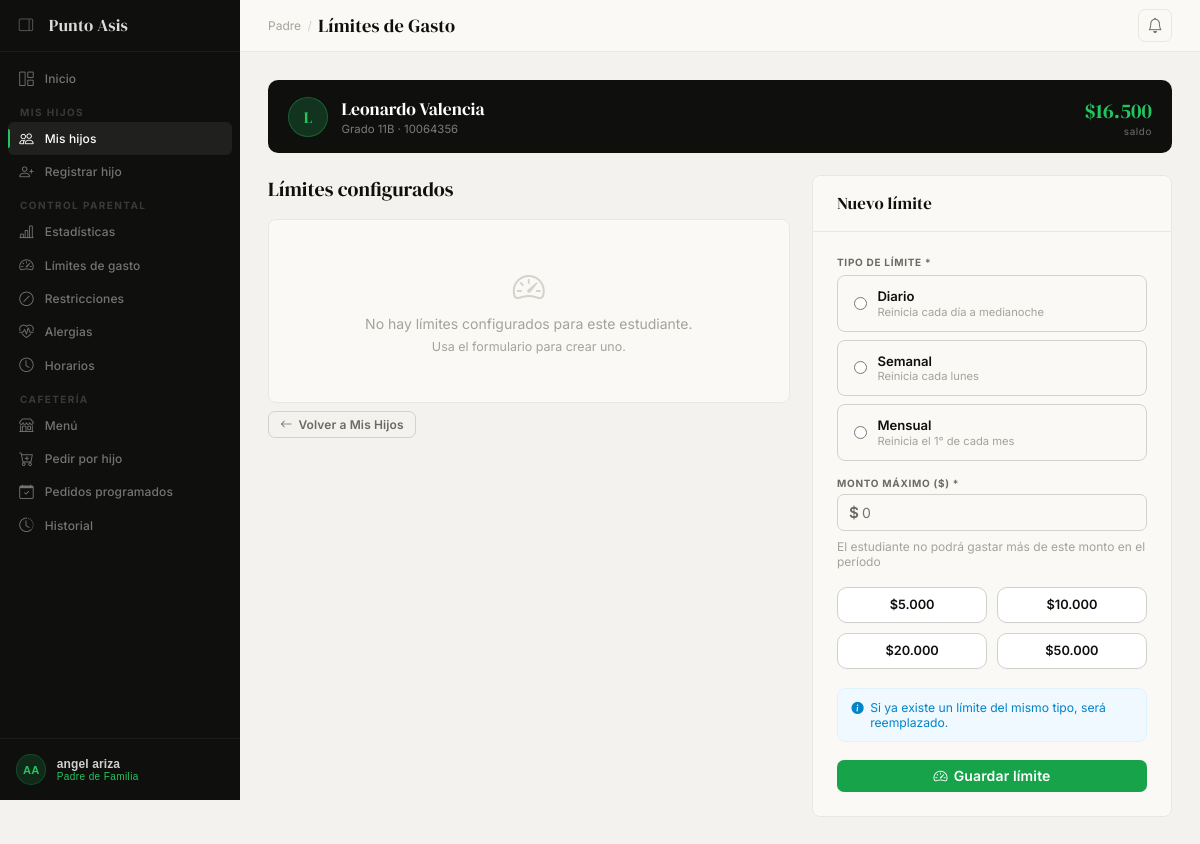
/padre/hijos/2/limites/ (signed in), run on the app's committed database.
### authentication/models.py (models this page shows, shortened)
class Estudiante(models.Model):
    perfil = models.OneToOneField(Perfil, on_delete=models.CASCADE, related_name='estudiante')
    padre  = models.ForeignKey(
        Padre, on_delete=models.SET_NULL,
        null=True, blank=True, related_name='hijos'
    )
    grado    = models.CharField(max_length=10)   # Ej: "8B", "10A"
    codigo   = models.CharField(max_length=20, unique=True)  # Código estudiantil
    saldo   = models.DecimalField(max_digits=10, decimal_places=2, default=0)
    history = HistoricalRecords()
    class Meta:
        verbose_name = 'Estudiante'
        verbose_name_plural = 'Estudiantes'

class Perfil(models.Model):
    ROL_CHOICES = [
        ('admin',      'Administrador'),
        ('padre',      'Padre de Familia'),
        ('estudiante', 'Estudiante'),
        ('docente',    'Docente'),
        ('empleado',   'Empleado'),
    ]
    user       = models.OneToOneField(User, on_delete=models.CASCADE, related_name='perfil')
    rol        = models.CharField(max_length=20, choices=ROL_CHOICES)
    telefono   = models.CharField(max_length=20, blank=True)
    activo     = models.BooleanField(default=True)  # Admin puede desactivar cualquier cuenta
    created_at = models.DateTimeField(auto_now_add=True)
    class Meta:
        verbose_name = 'Perfil'
        verbose_name_plural = 'Perfiles'

### app_padre/views.py (the view)
    @login_required(login_url='/login/')
    def wrapper(request, *args, **kwargs):
        try:
            if request.user.perfil.rol != 'padre':
                messages.error(request, 'Acceso restringido a padres de familia.')
                return redirect('authentication:login')
        except Perfil.DoesNotExist:
            return redirect('authentication:login')
        return view_func(request, *args, **kwargs)

### app_padre/templates/app_padre/limites.html (shortened to what this page needs)
{% extends 'app_padre/base_padre.html' %}
{% load filtros %}
{% block page_title %}Límites de Gasto{% endblock %}
{% block nav_hijos %}active{% endblock %}
{% block content %}
<div class="hijo-chip">
  <div class="hijo-chip-ava">{{ estudiante.perfil.user.first_name|slice:":1"|upper }}</div>
  <div>
    <div class="hijo-chip-name">{{ estudiante.perfil.user.get_full_name }}</div>
    <div class="hijo-chip-meta">Grado {{ estudiante.grado }} · {{ estudiante.codigo }}</div>
  </div>
  <div class="hijo-chip-saldo">
    <div class="hijo-chip-saldo-val">${{ estudiante.saldo|miles }}</div>
    <div class="hijo-chip-saldo-lbl">saldo</div>
  </div>
</div>
<div class="page-layout">
  <div>
    <h2 style="font-family:var(--serif);font-size:1.25rem;font-weight:500;margin-bottom:1rem;">Límites configurados</h2>
    {% if limites_data %}
      {% for item in limites_data %}
      <div class="limite-card {% if not item.limite.activo %}limite-inactivo{% endif %}">
        <div class="limite-card-head">
          <div>
            <div class="limite-tipo">Límite {{ item.limite.get_tipo_display }}</div>
            <div class="limite-monto">${{ item.limite.monto|miles }}</div>
          </div>
          <span class="badge {% if item.limite.activo %}badge-activo{% else %}badge-inactivo{% endif %}">
            {% if item.limite.activo %}Activo{% else %}Inactivo{% endif %}
          </span>
        </div>
        <div class="limite-pct-row">
          <div class="limite-pct-label">Uso</div>
          <div class="limite-pct-bar">
            <div class="progress-bar">
              <div class="progress-fill {% if item.pct >= 100 %}red{% elif item.pct >= 80 %}amber{% else %}green{% endif %}"
                   style="width:{{ item.pct }}%;"></div>
            </div>
          </div>
          <div class="limite-pct-val {% if item.pct >= 100 %}red{% elif item.pct >= 80 %}amber{% else %}green{% endif %}"
               style="color:{% if item.pct >= 100 %}var(--red){% elif item.pct >= 80 %}var(--amber){% else %}var(--leaf){% endif %};">
            {{ item.pct }}%
          </div>
        </div>
        <div class="limite-stats">
          <div class="limite-stat">
            <div class="limite-stat-label">Gastado</div>
            <div class="limite-stat-val amber">${{ item.gasto|floatformat:0|miles }}</div>
          </div>
          <div class="limite-stat">
            <div class="limite-stat-label">Disponible</div>
            <div class="limite-stat-val {% if item.disponible == 0 %}red{% else %}green{% endif %}">${{ item.disponible|floatformat:0|miles }}</div>
          </div>
          <div class="limite-stat">
            <div class="limite-stat-label">Límite</div>
            <div class="limite-stat-val">${{ item.limite.monto|miles }}</div>
          </div>
        </div>
        <div class="limite-actions">
          <form method="post" style="display:inline;">
            {% csrf_token %}
            <input type="hidden" name="action" value="toggle">
            <input type="hidden" name="limite_id" value="{{ item.limite.pk }}">
            <button type="submit" class="btn btn-ghost btn-xs">
              <i class="bi bi-{% if item.limite.activo %}pause-circle{% else %}play-circle{% endif %}"></i>
              {% if item.limite.activo %}Desactivar{% else %}Activar{% endif %}
            </button>
          </form>
          <form method="post" style="display:inline;"
                onsubmit="return confirm('¿Eliminar este límite?')">
            {% csrf_token %}
            <input type="hidden" name="action" value="delete">
            <input type="hidden" name="limite_id" value="{{ item.limite.pk }}">
            <button type="submit" class="btn btn-danger btn-xs"><i class="bi bi-trash"></i> Eliminar</button>
          </form>
        </div>
      </div>
      {% endfor %}
    {% else %}
      <div class="card">
        <div class="empty-state">
          <i class="bi bi-speedometer2 es-icon"></i>
          <p>No hay límites configurados para este estudiante.</p>
          <p style="margin-top:0.4rem;font-size:0.78rem;">Usa el formulario para crear uno.</p>
        </div>
      </div>
    {% endif %}
    <a href="{% url 'app_padre:hijos' %}" class="btn btn-ghost btn-sm" style="margin-top:0.5rem;">
      <i class="bi bi-arrow-left"></i> Volver a Mis Hijos
    </a>
  </div>
<div class="card">
  <div class="card-head"><span class="card-title">Nuevo límite</span></div>
  <div class="card-body">
    <form method="post" novalidate id="limiteForm">
      <div style="margin-bottom:1rem;">
        <div class="field">
          <label>Tipo de límite *</label>
        </div>
        <div class="tipos-grid" style="margin-top:0.4rem;">
          <label class="tipo-opt">
            <input type="radio" name="tipo" value="diario" required>
            <div>
              <div class="tipo-opt-label">Diario</div>
              <div class="tipo-opt-sub">Reinicia cada día a medianoche</div>
            </div>
          </label>
          <label class="tipo-opt">
            <input type="radio" name="tipo" value="semanal">
            <div>
              <div class="tipo-opt-label">Semanal</div>
              <div class="tipo-opt-sub">Reinicia cada lunes</div>
            </div>
          </label>
          <label class="tipo-opt">
            <input type="radio" name="tipo" value="mensual">
            <div>
              <div class="tipo-opt-label">Mensual</div>
              <div class="tipo-opt-sub">Reinicia el 1° de cada mes</div>
            </div>
          </label>
        </div>
      </div>
      <div class="field" style="margin-bottom:1.1rem;">
        <label for="monto_display">Monto máximo ($) *</label>
        <div class="monto-input-wrap">
          <span class="monto-prefix">$</span>
          <input type="text" id="monto_display" name="monto_display"
                 inputmode="numeric" placeholder="0" required
                 autocomplete="off" oninput="onMontoLimiteInput(this)">
        </div>
        <span class="hint">El estudiante no podrá gastar más de este monto en el período</span>
      </div>
      <div class="grid-2" style="gap:0.6rem; margin-bottom:1.2rem;">
  <button type="button" class="btn-monto-rapido" data-monto="5000">$5.000</button>
  <button type="button" class="btn-monto-rapido" data-monto="10000">$10.000</button>
  <button type="button" class="btn-monto-rapido" data-monto="20000">$20.000</button>
  <button type="button" class="btn-monto-rapido" data-monto="50000">$50.000</button>
</div>
      <div style="background:var(--sky-pale);border:1px solid var(--sky-tint);border-radius:8px;padding:0.7rem 0.85rem;font-size:0.76rem;color:var(--sky);margin-bottom:1.1rem;display:flex;gap:0.4rem;">
        <i class="bi bi-info-circle-fill" style="flex-shrink:0;"></i>
        Si ya existe un límite del mismo tipo, será reemplazado.
      </div>
      <button type="submit" class="btn btn-primary btn-full">
        <i class="bi bi-speedometer2"></i> Guardar límite
      </button>
    </form>
  </div>
</div>
{% endblock %}

### app_padre/templates/app_padre/base_padre.html (shortened to what this page needs)
{% load static %}
<!DOCTYPE html>
<html lang="es">
<head>
  <link rel="stylesheet" href="https://cdn.jsdelivr.net/npm/bootstrap-icons@1.11.3/font/bootstrap-icons.min.css">
  <link rel="stylesheet" href="{% static 'css/base.css' %}">
</head>
<body>
<aside class="sidebar" id="sidebar">
  <div class="sb-brand">
    <button class="sb-toggle" onclick="toggleSidebar()" title="Colapsar menú">
      <i class="bi bi-layout-sidebar-reverse" id="sb-toggle-icon"></i>
    </button>
    <span class="sb-wordmark">Punto Asis</span>
  </div>
  <nav class="sb-nav">
    <div class="sb-item">
      <a href="{% url 'app_padre:dashboard' %}" class="sb-link {% block nav_dashboard %}{% endblock %}">
        <i class="bi bi-grid-1x2"></i><span class="sb-label">Inicio</span>
      </a>
    </div>
    <span class="sb-section-label">Mis Hijos</span>
    <div class="sb-item">
      <a href="{% url 'app_padre:hijos' %}" class="sb-link {% block nav_hijos %}{% endblock %}">
        <i class="bi bi-people"></i><span class="sb-label">Mis hijos</span>
      </a>
    </div>
    <div class="sb-item">
      <a href="{% url 'app_padre:crear_estudiante' %}" class="sb-link {% block nav_crear %}{% endblock %}">
        <i class="bi bi-person-plus"></i><span class="sb-label">Registrar hijo</span>
      </a>
    </div>
    <span class="sb-section-label">Control Parental</span>
    <div class="sb-item">
      <a href="{% url 'app_padre:estadisticas' %}" class="sb-link {% block nav_estadisticas %}{% endblock %}">
        <i class="bi bi-bar-chart-line"></i><span class="sb-label">Estadísticas</span>
      </a>
    </div>
    <div class="sb-item">
      <a href="{% if hijo_sidebar_pk %}{% url 'app_padre:limites' hijo_sidebar_pk %}{% else %}{% url 'app_padre:hijos' %}{% endif %}" class="sb-link {% block nav_limites %}{% endblock %}">
        <i class="bi bi-speedometer2"></i><span class="sb-label">Límites de gasto</span>
      </a>
    </div>
    <div class="sb-item">
      <a href="{% if hijo_sidebar_pk %}{% url 'app_padre:restricciones' hijo_sidebar_pk %}{% else %}{% url 'app_padre:hijos' %}{% endif %}" class="sb-link {% block nav_restricciones %}{% endblock %}">
        <i class="bi bi-slash-circle"></i><span class="sb-label">Restricciones</span>
      </a>
    </div>
    <div class="sb-item">
      <a href="{% if hijo_sidebar_pk %}{% url 'app_padre:alergias' hijo_sidebar_pk %}{% else %}{% url 'app_padre:hijos' %}{% endif %}" class="sb-link {% block nav_alergias %}{% endblock %}">
        <i class="bi bi-heart-pulse"></i><span class="sb-label">Alergias</span>
      </a>
    </div>
    <div class="sb-item">
      <a href="{% if hijo_sidebar_pk %}{% url 'app_padre:horarios' hijo_sidebar_pk %}{% else %}{% url 'app_padre:hijos' %}{% endif %}" class="sb-link {% block nav_horarios %}{% endblock %}">
        <i class="bi bi-clock"></i><span class="sb-label">Horarios</span>
      </a>
    </div>
    <span class="sb-section-label">Cafetería</span>
    <div class="sb-item">
      <a href="{% url 'app_padre:menu' %}" class="sb-link {% block nav_menu %}{% endblock %}">
        <i class="bi bi-shop"></i><span class="sb-label">Menú</span>
      </a>
    </div>
    <div class="sb-item">
      <a href="{% if hijo_sidebar_pk %}{% url 'app_padre:pedido_padre' hijo_sidebar_pk %}{% else %}{% url 'app_padre:hijos' %}{% endif %}" class="sb-link {% block nav_pedido_padre %}{% endblock %}">
        <i class="bi bi-cart-plus"></i><span class="sb-label">Pedir por hijo</span>
      </a>
    </div>
    <div class="sb-item">
      <a href="{% if hijo_sidebar_pk %}{% url 'app_padre:pedidos_programados' hijo_sidebar_pk %}{% else %}{% url 'app_padre:hijos' %}{% endif %}" class="sb-link {% block nav_programados %}{% endblock %}">
        <i class="bi bi-calendar-check"></i><span class="sb-label">Pedidos programados</span>
      </a>
    </div>
    <div class="sb-item">
      <a href="{% url 'app_padre:historial' %}" class="sb-link {% block nav_historial %}{% endblock %}">
        <i class="bi bi-clock-history"></i><span class="sb-label">Historial</span>
      </a>
    </div>
  </nav>
  <div class="sb-bottom">
    <div class="sb-bottom-wrap">
      <button class="sb-user-btn" onclick="toggleUserDrop()" id="userBtn">
        <div class="sb-avatar">
          {{ request.user.first_name|first|upper }}{{ request.user.last_name|first|upper }}
        </div>
        <div class="sb-user-info">
          <div class="sb-uname">{{ request.user.get_full_name|default:request.user.email }}</div>
          <div class="sb-urole">Padre de Familia</div>
        </div>
      </button>
    </div>
  </div>
</aside>
<div class="main">
  <header class="topbar">
    <div class="topbar-left">
      <span class="topbar-breadcrumb">Padre</span>
      <span class="topbar-sep">/</span>
      <span class="topbar-title">{% block page_title %}Inicio{% endblock %}</span>
    </div>
    <div class="topbar-right">
      <a href="{% url 'app_padre:notificaciones' %}" class="notif-btn" title="Notificaciones">
        <i class="bi bi-bell"></i>
      </a>
    </div>
  </header>
  <div class="page-body">
    {% block content %}{% endblock %}
  </div>
</div>
</body>
</html>

### data on the page
Estudiante: perfil.user.first_name "L", perfil.user.get_full_name "Leonardo Valencia", grado "11B", codigo "10064356", saldo|miles "16.500"

### other printed values
{{ request.user.first_name|first|upper }} "A"
{{ request.user.last_name|first|upper }} "A"
{{ request.user.get_full_name|default:request.user.email }} "angel ariza"
